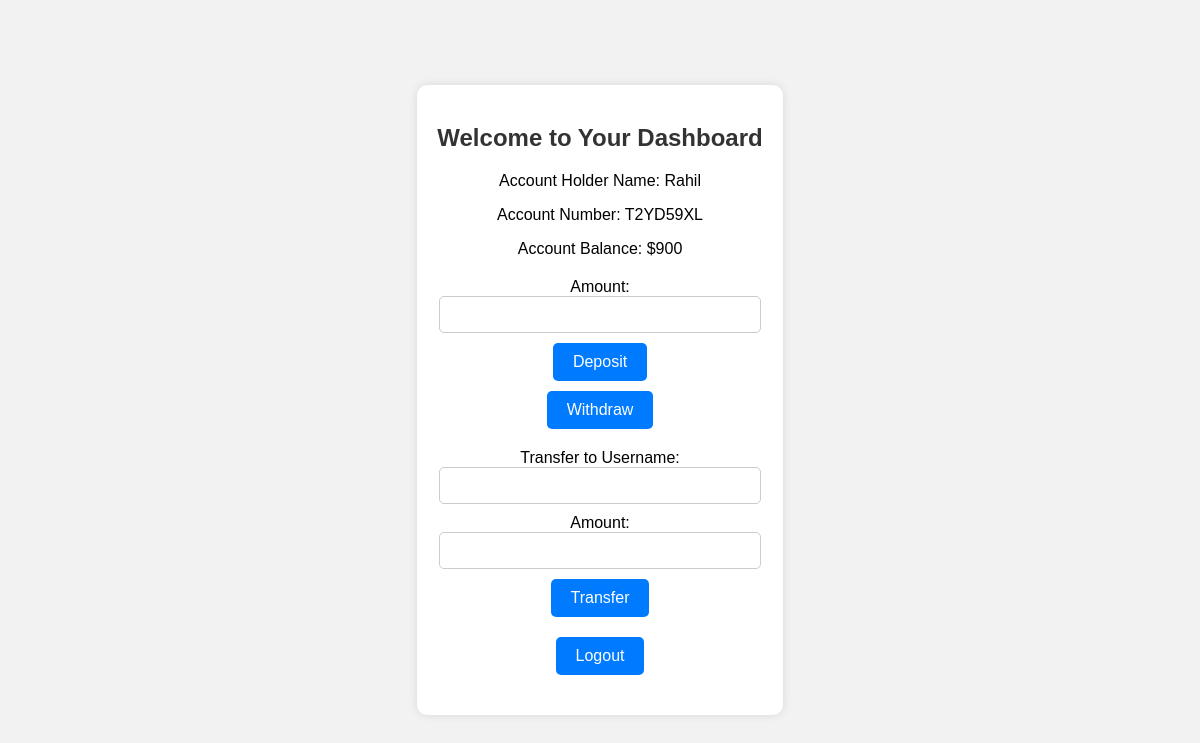
The page /dashboard (signed in) on the database as committed earlier.
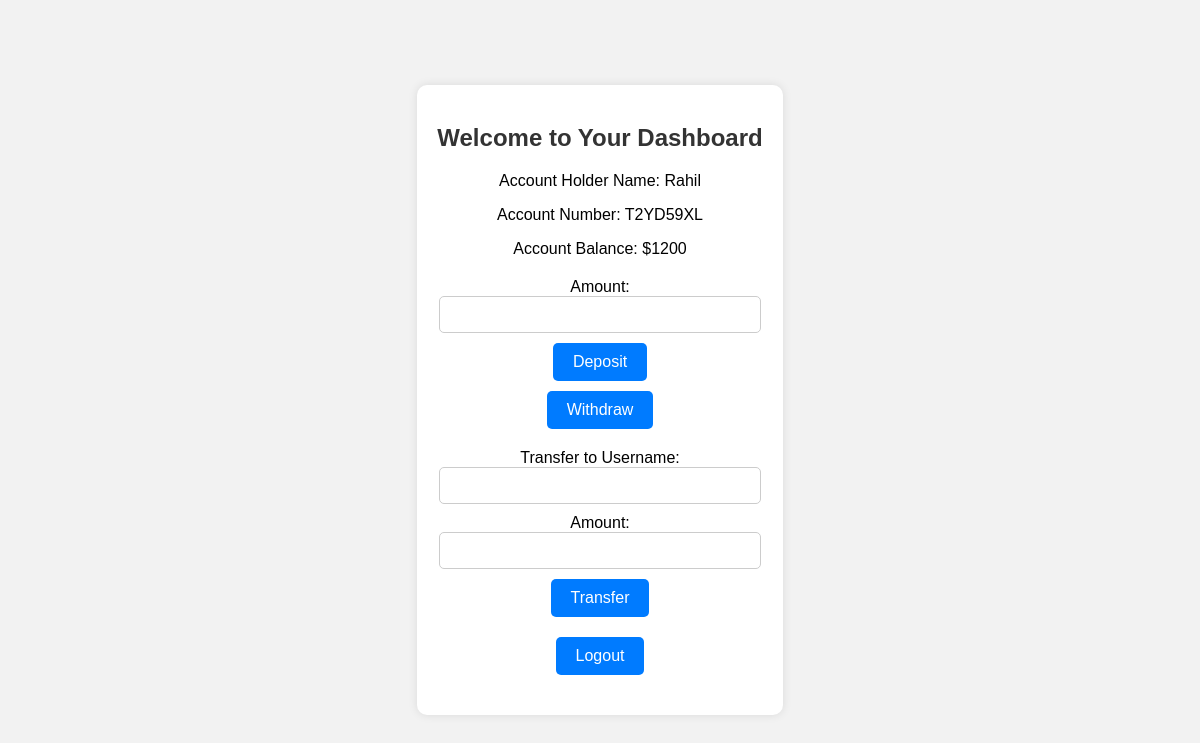
The same page on the database as committed later.
### tables this page shows
CREATE TABLE users(
                    id INTEGER PRIMARY KEY AUTOINCREMENT,
                    username TEXT UNIQUE NOT NULL,
                    password TEXT NOT NULL,
                    account_number TEXT UNIQUE NOT NULL,
                    balance NUMERIC DEFAULT 0);

### app.py (the view, shortened to what this page needs)
@app.route("/dashboard", methods = ["GET", "POST"])
def dashboard():
    user_id = session.get("user_id")
    if user_id == None:
        redirect ("/")
    user = db.execute("SELECT * FROM users WHERE id = ?", user_id)[0]
    return render_template("dashboard.html", user = user)

### templates/dashboard.html (shortened to what this page needs)
<!DOCTYPE html>
<html lang="en">
<head>
</head>
<body>
    <div class="container">
        <h2>Welcome to Your Dashboard</h2>
        <div class="info-container">
            <p>Account Holder Name: {{ user.username }}</p>
            <p>Account Number: {{ user.account_number }}</p>
            <p>Account Balance: ${{ user.balance }}</p>
        </div>
        <form action="/dashboard" method="post">
            <label for="amount">Amount:</label>
            <input type="number" id="amount" name="amount" required>
            <button type="submit" name="action" value="deposit">Deposit</button>
            <button type="submit" name="action" value="withdraw">Withdraw</button>
        </form>
        <form action="/dashboard" method="post">
            <label for="to_username">Transfer to Username:</label>
            <input type="text" id="to_username" name="to_username" required>
            <label for="transfer_amount">Amount:</label>
            <input type="number" id="transfer_amount" name="transfer_amount" required>
            <button type="submit" name="action" value="transfer">Transfer</button>
        </form>
        <form action="/logout" method="post">
            <button type="submit">Logout</button>
        </form>
    </div>
</body>
</html>

### templates/dashboard.html (style rules this page uses)
body { font-family: Arial, sans-serif; background-color: #f2f2f2; margin: 0; padding: 0; display: flex; justify-content: center; align-items: center; height: 100vh; }
.container { text-align: center; padding: 20px; border-radius: 10px; background-color: #ffffff; box-shadow: 0 0 10px rgba(0, 0, 0, 0.1); }
h2 { color: #333; margin-bottom: 20px; }
.info-container { margin-bottom: 20px; }
form { display: flex; flex-direction: column; align-items: center; margin-bottom: 10px; }
input { padding: 10px; margin-bottom: 10px; width: 300px; border: 1px solid #ccc; border-radius: 5px; outline: none; }
button { padding: 10px 20px; font-size: 16px; border: none; border-radius: 5px; background-color: #007bff; color: #fff; cursor: pointer; transition: background-color 0.3s; margin-bottom: 10px; }

Rows that differ between the two databases and show on the page:
changed users "Rahil": balance "900" → "1200"
